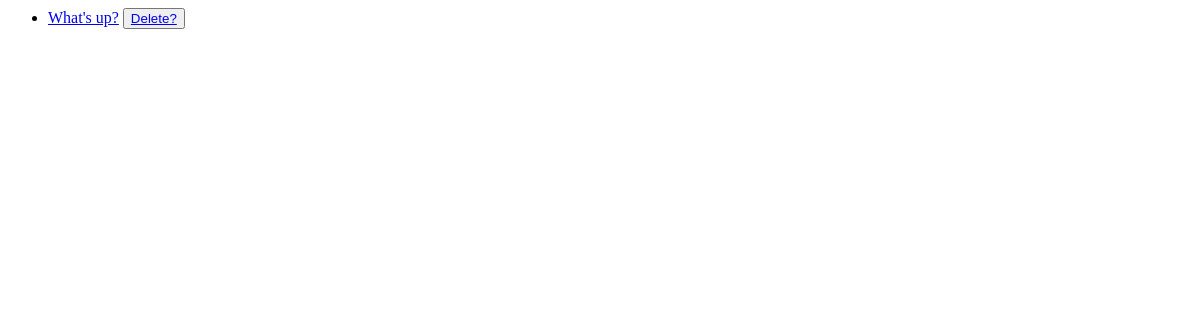
/polls/, run on an earlier commit of the app's database.
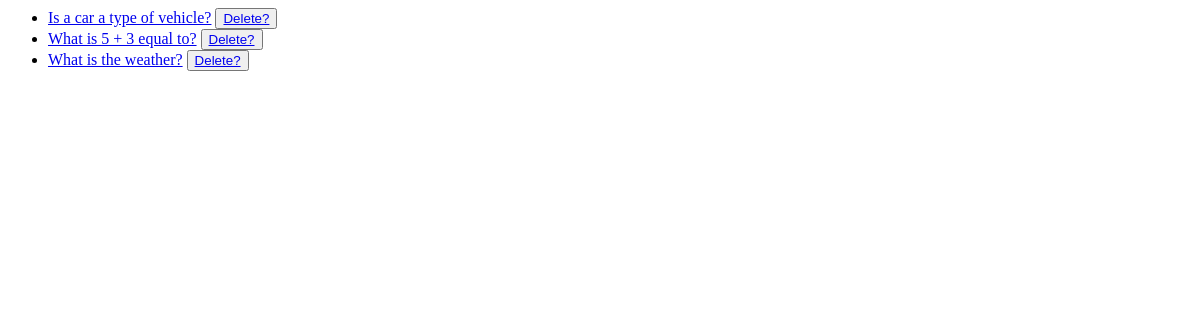
And on a later commit of the database.
### polls/models.py (models this page shows, shortened)
class Question(models.Model):
    question_text = models.CharField(max_length=200)
    pub_date = models.DateTimeField('date published')

### polls/views.py (the view)
# urls.py: path('', views.IndexView.as_view(), name='index'),
class IndexView(generic.ListView):
    template_name = 'polls/index.html'
    context_object_name = 'latest_question_list'
    def get_queryset(self):
        return Question.objects.order_by('-pub_date')[:5]

### polls/templates/polls/index.html
{% if latest_question_list %}
    <ul>
    {% for question in latest_question_list %}
        <li><a href="{% url 'polls:detail' question.id %}">{{ question.question_text }}</a> <button><a href="{% url 'polls:delete' question.id %}">Delete?</a></button></li>
    {% endfor %}
    </ul>
{% else %}
    <p>No polls are available.</p>
{% endif %}

What changed in the data, as far as the page shows it:
removed Question: question_text "What's up?"
added Question: question_text "Is a car a type of vehicle?"
added Question: question_text "What is 5 + 3 equal to?"
added Question: question_text "What is the weather?"
